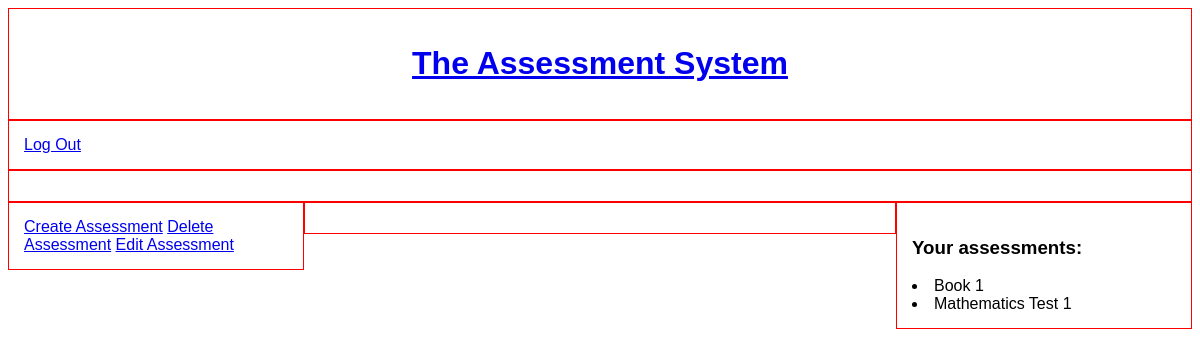
The page / (signed in) on the database as committed earlier.
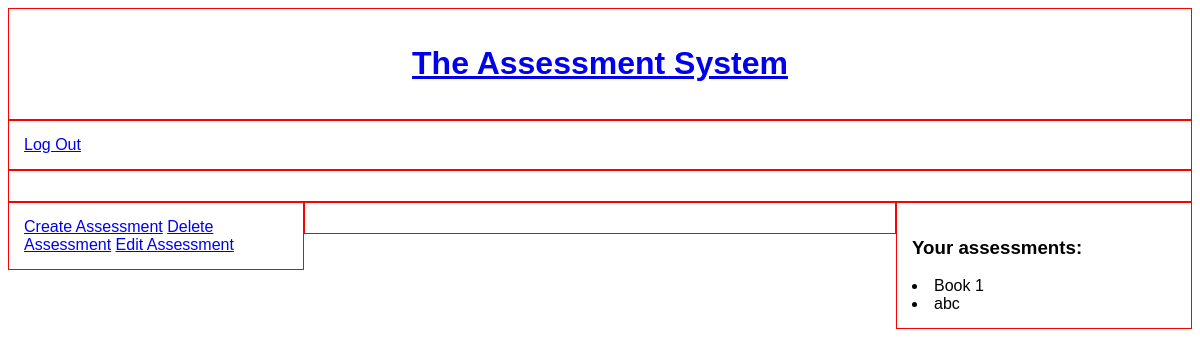
The same page on the database as committed later.
### assessment/models.py (models this page shows)
class Assessment(models.Model):
    creator = models.ForeignKey(settings.AUTH_USER_MODEL, on_delete=models.CASCADE, editable=False)
    title = models.CharField(max_length=100, blank=True)
    def __str__(self):
        return f'{self.title}'

### core/views.py (the view)
# urls.py: 2. Add a URL to urlpatterns:  path('', views.home, name='home')
def home(request):
    template_name = 'home.html'
    if request.user.id is not None:
        user_id = request.user.id
        current_user = User.objects.get(id=user_id)
        user_assessments = Assessment.objects.filter(creator=current_user).exclude(title='')
    else:
        user_assessments = None
    context = {
        'user_assessments': user_assessments,
    }
    return render(request, template_name, context)

### core/templates/core/home.html (shortened to what this page needs)
{% extends 'base.html' %}
{% block content %}
<div class="col-12" id="logo">
    <h1><a href="{% url 'home' %}">The Assessment System</a></h1>
</div>
<div class="col-12" id="navbar">
    {% if not user.is_authenticated %}
    <a href="{% url 'login' %}">Log In</a>
    <a href="{% url 'signup' %}">Sign Up</a>
    {% else %}
    <a href="{% url 'logout' %}">Log Out</a>
    {% endif %}
</div>
<div class="col-12" id="messages">
</div>
{% if user.role == 'Teacher' %}
<div class="col-3" id="left-side-teacher">
    <a href="{% url 'create-assessment' %}" name="create-assessment-view">Create Assessment</a>
    <a href="{% url 'delete-assessment' %}" name="delete-assessment-view">Delete Assessment</a>
    <a href="{% url 'edit-assessment' %}" name="edit-assessment-view">Edit Assessment</a>
</div>
<div class="col-6" id="main-content-teacher">
</div>
<div class="col-3" id="right-side-teacher">
    {% if user_assessments %}
    <h3>Your assessments:</h3>
    {% for assessment in user_assessments %}
    <li>{{ assessment }}</li>
    {% endfor %}
    {% else %}
    <h3>You have no assessments.</h3>
    {% endif %}
</div>
{% elif user.role == 'Student' %}
student
{% endif %}
{% endblock %}

Rows that differ between the two databases and show on the page:
removed Assessment: title "Mathematics Test 1"
added Assessment: title "abc"
